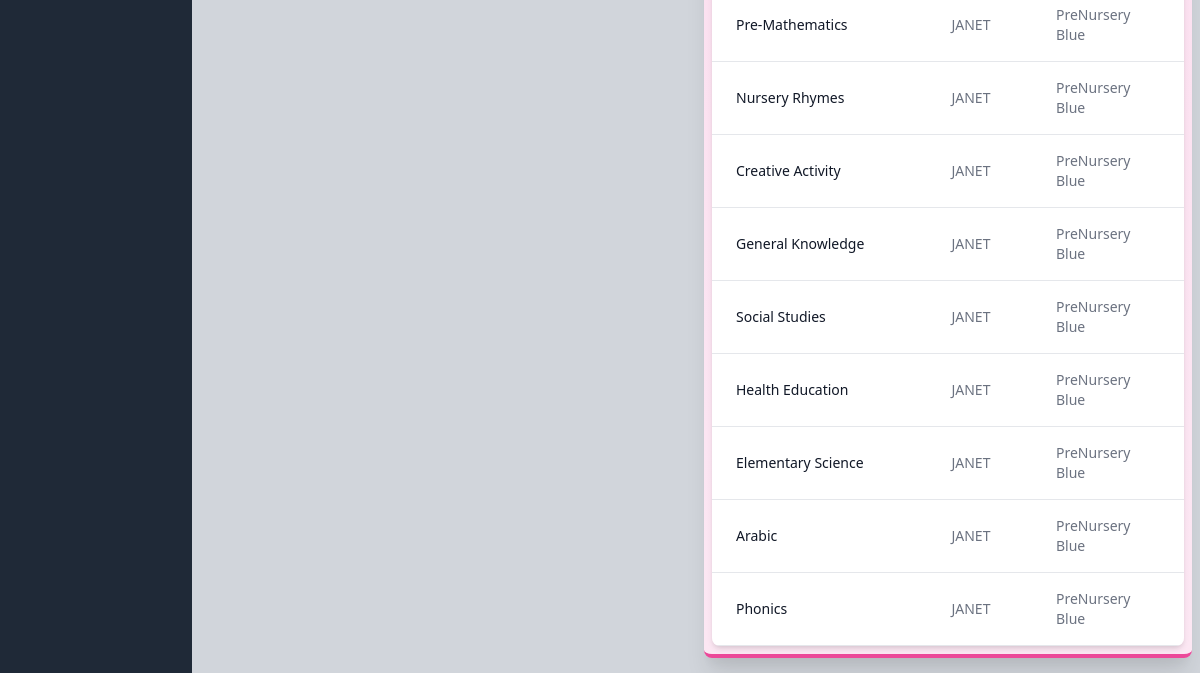
The app's page /subjectCreate/ (lower part), older data.
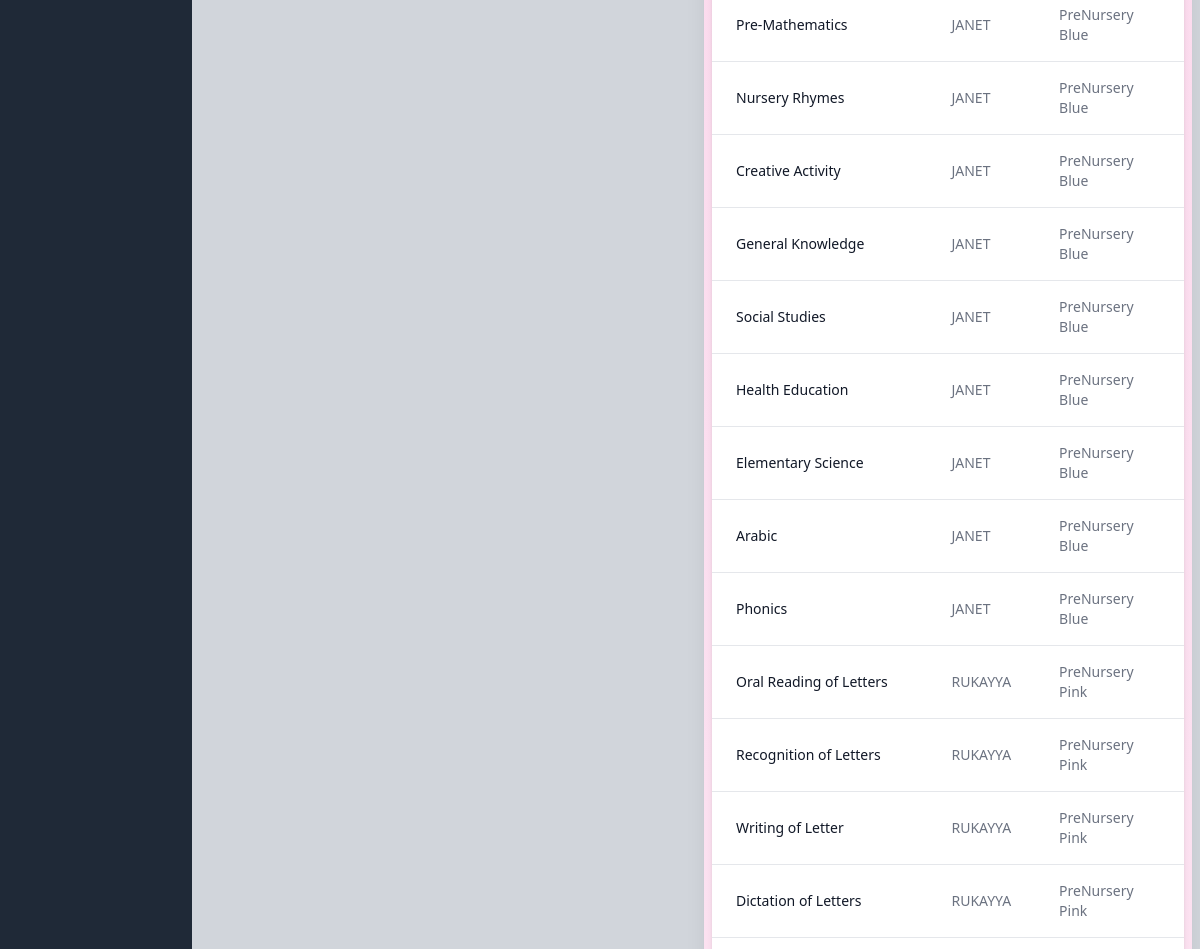
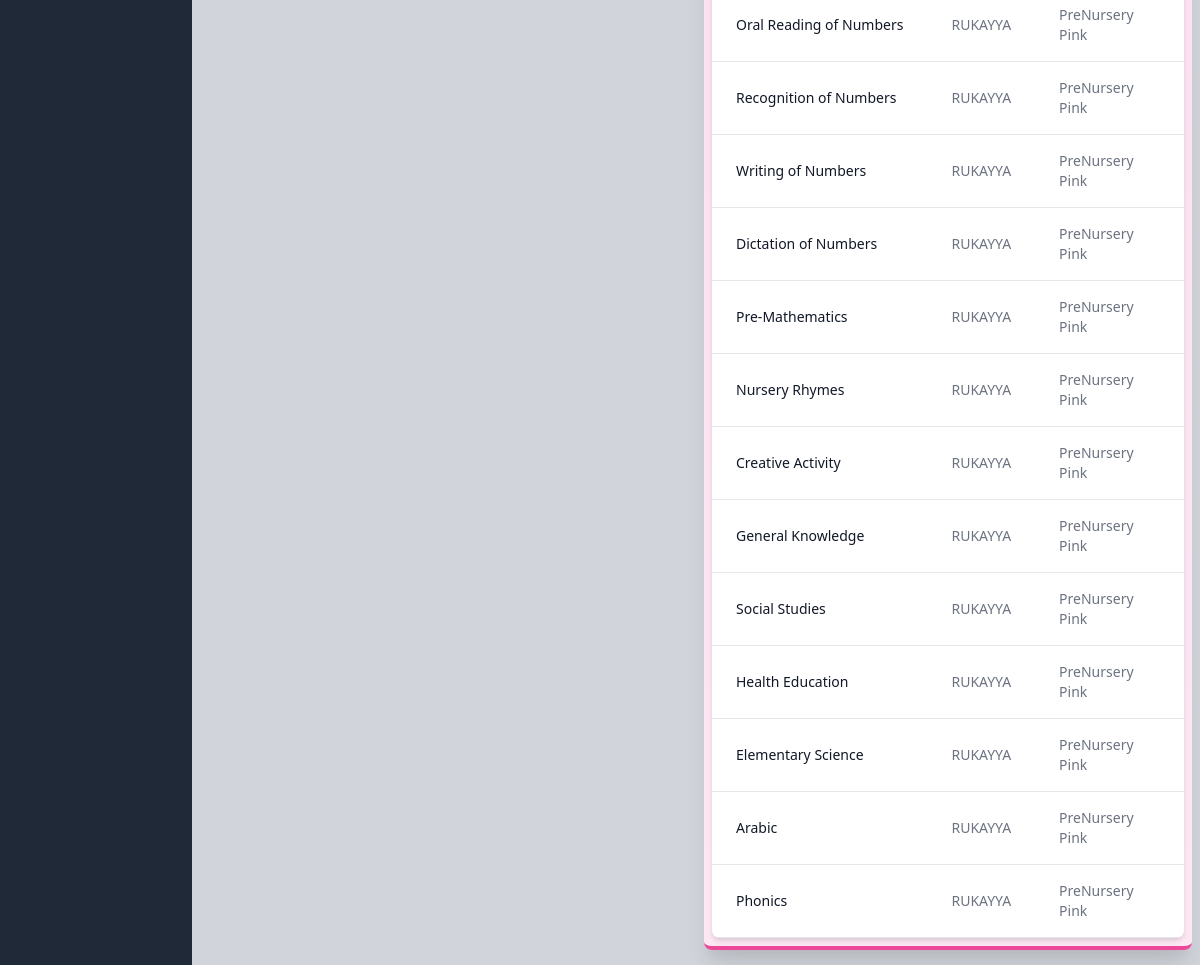
The same page, newer data (2 pictures, top to bottom).
### result/models.py (models this page shows, shortened)
class allsubject(models.Model):
    subjectTeacher = models.ForeignKey(User, on_delete=models.SET_NULL, null=True)
    className = models.ForeignKey(classArmTeacher, related_name="subjectclass", on_delete=models.CASCADE, null=True)
    subjectName = models.ForeignKey(subjectList, on_delete=models.CASCADE, null=True)
    date = models.DateField(auto_now_add=True)
    class Meta:
        ordering = ['className']

class subjectList(models.Model):
    subjectName = models.CharField(max_length=100,null=True)
    subjectSection = models.ForeignKey('section',on_delete=models.CASCADE,null=True)
    def __str__(self):
        return self.subjectName

class classArmTeacher(models.Model):
    className = models.ForeignKey(all_class, on_delete=models.CASCADE, null=True)
    classArm = models.ForeignKey(classArm, related_name='classArm', on_delete=models.CASCADE, null=True)
    classTeacher = models.ForeignKey(User, on_delete=models.SET_NULL, null=True)
    date = models.DateTimeField(auto_now_add=True)
    def __str__(self):
        return str(self.className) + ' ' + str(self.classArm)
    class Meta:
        ordering = ['className']

class all_class(models.Model):
    className = models.CharField(max_length=100 , unique=True)
    section = models.ForeignKey(section, on_delete=models.CASCADE, null=True)
    complete = models.BooleanField(default=False)
    date = models.DateTimeField(auto_now_add=True)
    def __str__(self):
        return self.className
    class Meta:
        ordering = ['className']

class classArm(models.Model):
    armName = models.CharField(max_length=100 , unique=True)
    def __str__(self):
        return self.armName
    class Meta:
        ordering = ['armName']

### users/models.py (models this page shows, shortened)
class User(AbstractUser):
    class Role(models.TextChoices):
        ADMIN = 'admin'
        TEACHER = 'teacher'
        STUDENT = 'student'
    base_role = Role.TEACHER
    role = models.CharField(max_length=10, choices= Role.choices , null=True, blank=True)
    section = models.ForeignKey('result.section', on_delete=models.SET_NULL, null=True , blank=True)
    class Meta:
        db_table = 'auth_user'
    def __str__(self):
        return self.username

### result/views.py (the view, shortened to what this page needs)
# urls.py: path('subjectCreate/', subjectCreate.as_view(), name='subjectCreate'),
class subjectCreate(TemplateView):
    template_name = 'result/subjectCreate.html'
    def get_context_data(self, **kwargs):
        context = super(subjectCreate, self).get_context_data(**kwargs)
        context['allsubject'] = allsubject.objects.all()
        context['subjectListForm'] = subjectListForm()
        context['subjectForm'] = SubjectForm()
        return context

### result/models.py (called while the page is built)
    def __str__(self):
        return self.sectionName

### result/templates/result/subjectCreate.html (shortened to what this page needs)
{% extends 'settingsbase.html' %}
{% load static %}
{% block content %}
<main>
    <div class="flex flex-col md:flex-row">
     <section>
    <div id="main" class="main-content flex-1 bg-gray-300 mt-12 md:mt-2 pb-24 md:pb-5">
        <div class="flex flex-wrap">
        <div class="w-full md:w-1/2 xl:w-1/3 p-6">
                    </div>
                    <div class="w-full md:w-1/2 xl:w-2/3 p-2">
                        <div class="bg-gradient-to-b from-pink-200 to-pink-100 border-b-4 border-pink-500 rounded-lg shadow-xl p-2">
                                <div class="overflow-x-auto relative shadow-md sm:rounded-lg">
                                    <table class="w-full text-sm text-left text-gray-500 dark:text-gray-400">
                                        <tbody>
                                            {% for subject in allsubject %}
                                            <tr class="bg-white border-b dark:bg-gray-800 dark:border-gray-700 hover:bg-gray-50 dark:hover:bg-gray-600">
                                                <th scope="row" class="py-4 px-6 font-medium text-gray-900 whitespace-nowrap dark:text-white">
                                                    {{ subject.subjectName}}
                                                </th>
                                                <td class="py-4 px-6">
                                                    {{ subject.subjectTeacher}}
                                                </td>
                                                <td class="py-4 px-6">
                                                    {{ subject.className}}
                                                </td>
                                                <td class="py-4 px-6">
                                                    <div class="flex item-center justify-end">
                                                </td>
                                            </tr>
                                            {% endfor %}
                                        </tbody>
                                    </table>
                                </div>
                        </div>
                    </div>
                    <div class="w-full md:w-1/2 xl:w-1/3 p-6">
                    </div>
        </div>
        </section>
    </div>
</main>
{% endblock %}

Row changes from the older to the newer data that the page shows:
added allsubject: subjectName "Oral Reading of Letters", subjectTeacher "RUKAYYA", className "PreNursery Pink"
added allsubject: subjectName "Recognition of Letters", subjectTeacher "RUKAYYA", className "PreNursery Pink"
added allsubject: subjectName "Writing of Letter", subjectTeacher "RUKAYYA", className "PreNursery Pink"
added allsubject: subjectName "Dictation of Letters", subjectTeacher "RUKAYYA", className "PreNursery Pink"
added allsubject: subjectName "Oral Reading of Numbers", subjectTeacher "RUKAYYA", className "PreNursery Pink"
added allsubject: subjectName "Recognition of Numbers", subjectTeacher "RUKAYYA", className "PreNursery Pink"
added allsubject: subjectName "Writing of Numbers", subjectTeacher "RUKAYYA", className "PreNursery Pink"
added allsubject: subjectName "Dictation of Numbers", subjectTeacher "RUKAYYA", className "PreNursery Pink"
added allsubject: subjectName "Pre-Mathematics", subjectTeacher "RUKAYYA", className "PreNursery Pink"
added allsubject: subjectName "Nursery Rhymes", subjectTeacher "RUKAYYA", className "PreNursery Pink"
added allsubject: subjectName "Creative Activity", subjectTeacher "RUKAYYA", className "PreNursery Pink"
added allsubject: subjectName "General Knowledge", subjectTeacher "RUKAYYA", className "PreNursery Pink"
added allsubject: subjectName "Social Studies", subjectTeacher "RUKAYYA", className "PreNursery Pink"
added allsubject: subjectName "Health Education", subjectTeacher "RUKAYYA", className "PreNursery Pink"
added allsubject: subjectName "Elementary Science", subjectTeacher "RUKAYYA", className "PreNursery Pink"
added allsubject: subjectName "Arabic", subjectTeacher "RUKAYYA", className "PreNursery Pink"
added allsubject: subjectName "Phonics", subjectTeacher "RUKAYYA", className "PreNursery Pink"
